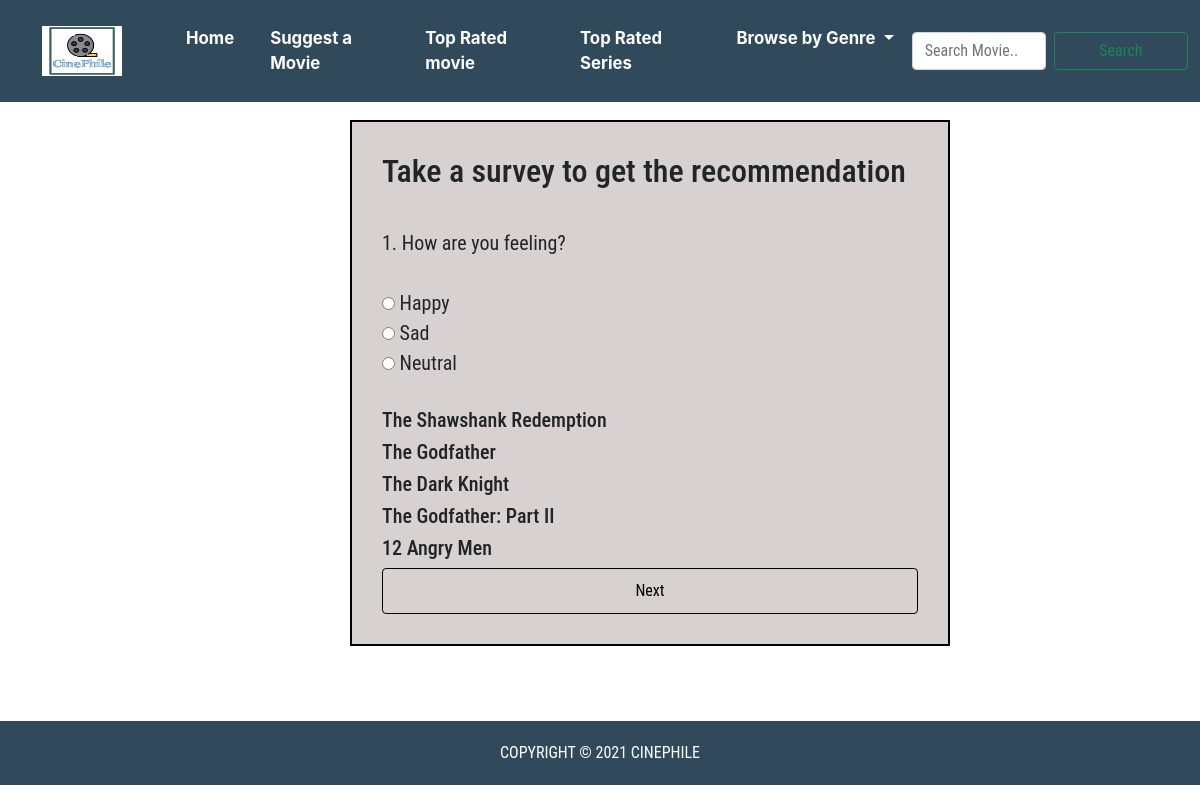
The page /questions/ on the database as committed earlier.
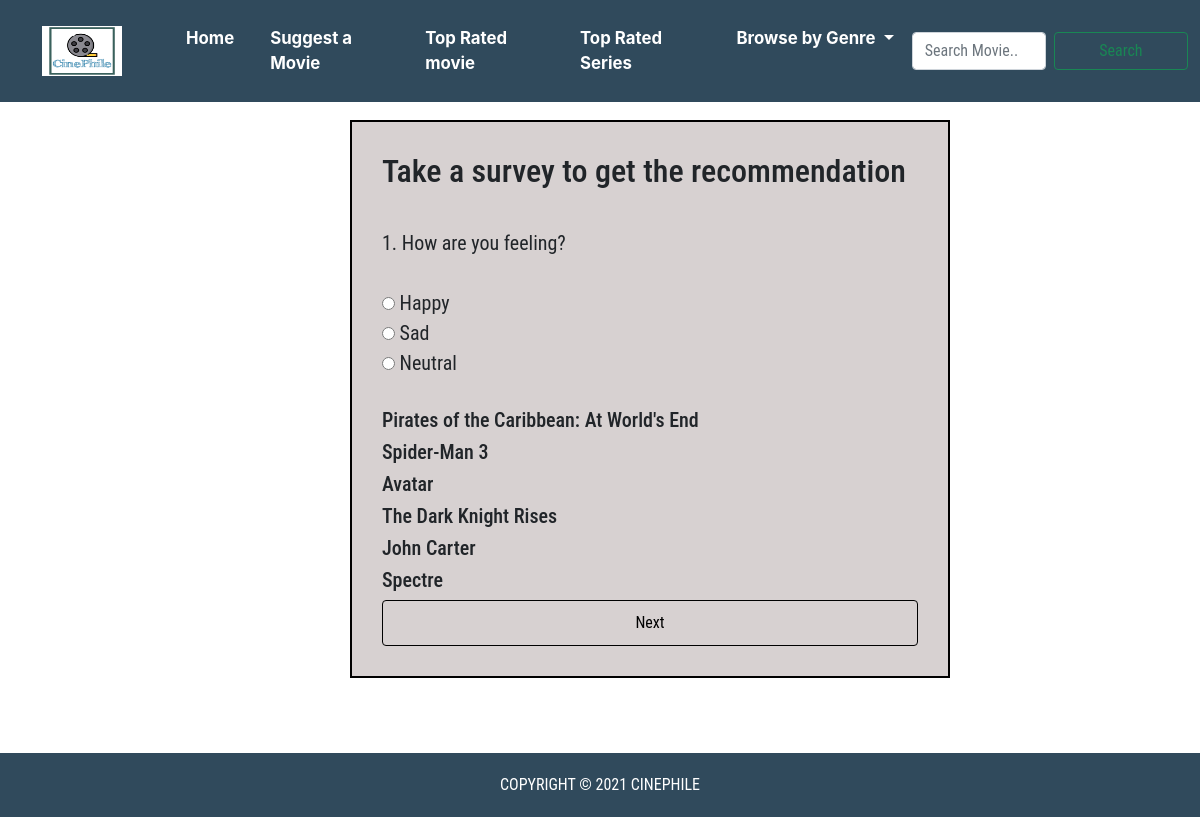
The same page on the database as committed later.
### movies/models.py (models this page shows, shortened)
class Movie(models.Model):
    title = models.CharField(max_length=200)
    releasedDate = models.CharField(max_length=200)
    duration = models.CharField(max_length=200)
    genre = models.CharField(max_length=100,null=True)
    rating = models.FloatField(
                default=1,
                validators=[MaxValueValidator(10), MinValueValidator(1)]
    )
    description = models.TextField()
    org_language = models.CharField(max_length=200,null=True)
    director = models.CharField(max_length=50,null=True)
    cast = models.CharField(max_length=100,null=True)
    tags = models.CharField(max_length=1000,null=True)
    trailer = models.URLField(null=True)

### questions/views.py (the view)
# urls.py: path('',views.index, name='index'),
def index(request):
    movies = Movie.objects.all()
    context = {'movies':movies}
    return render(request,'questions/index.html',context)

### questions/templates/questions/index.html
{% extends 'movies/base.html' %}
{% load static%}
{% block content%}
<link rel="stylesheet" type="text/css" href="{% static 'questions/css/questions.css'%}">
<div id="q1">
    <h2>Take a survey to get the recommendation</h2><br>
<form action="#">
   <label for="q1">1. How are you feeling?</label><br><br>
   <input type="radio" name="feeling" id="happy" required> Happy <br>
   <input type="radio" name="feeling" id="sad"> Sad        <br>
   <input type="radio" name="feeling" id="neutral"> Neutral <br><br>
    {% for movie in movies %}
		<h5 class="card-title">{{movie.title}}</h5>
    {% endfor %}
   <button type="submit" class="btn btn-primary" type="button">Next</button>
</form>
</div>
{% endblock %}

### movies/templates/movies/base.html (shortened to what this page needs)
<!DOCTYPE html>
<html lang="en">
    {% load static%}
<head>
    <link href="https://cdn.jsdelivr.net/npm/bootstrap@5.0.2/dist/css/bootstrap.min.css" rel="stylesheet">
	<link rel="stylesheet" href="https://cdnjs.cloudflare.com/ajax/libs/slick-carousel/1.8.1/slick-theme.min.css" />
    <link rel="stylesheet" href="https://cdnjs.cloudflare.com/ajax/libs/slick-carousel/1.8.1/slick.min.css" />
  <link rel="stylesheet" href="https://pro.fontawesome.com/releases/v5.10.0/css/all.css"/>
	<link rel="stylesheet" type="text/css" href="{% static 'movies/css/style.css'%}">
</head>
<body>
        <header>
            <nav id="navbar_top"s class="navbar fixed-top navbar-expand-lg navbar-light">
              <div class="container-fluid">
                <a class="navbar-brand" href="{% url 'movies:index'%}"><img src="{% static 'movies/img/homepage images/logo.png'%}" alt="logo"></a>
                <div class="collapse navbar-collapse" id="navbarSupportedContent">
                  <ul class="navbar-nav me-auto mb-2 mb-lg-0">
                    <li class="nav-item">
                      <a class="nav-link" aria-current="page" href="{% url 'movies:index'%}">Home</a>
                    </li>
                    <li class="nav-item">
                      <a class="nav-link" aria-current="page" href="{% url 'questions:index'%}">Suggest a Movie</a>
                    </li>
                    <li class="nav-item">
                      <a class="nav-link" href="#popularmovies">Top Rated movie</a>
                    </li>
                    <li class="nav-item">
                      <a class="nav-link" href="#topratedseries">Top Rated Series</a>
                    </li>
                    <li class="nav-item dropdown">
                      <a class="nav-link dropdown-toggle" href="#" id="navbarDropdown" role="button" data-bs-toggle="dropdown" aria-expanded="false">
                        Browse by Genre
                      </a>
                    </li>
                  </ul>
                   <form class="d-flex" action="{% url 'searchData:index'%}">
                    <input class="form-control me-2 search" type="search" placeholder="Search Movie..." aria-label="Search">
                    <button class="btn btn-outline-success" type="submit">Search</button>
                  </form>
                </div>
              </div>
            </nav>
          </header>
	{% block content %}
    {% endblock%}
	<div id="footer-wrapper">
		<footer>
			COPYRIGHT © 2021 CINEPHILE
		</footer>
	</div>
</body>
</html>

### movies/static/movies/css/style.css (style rules this page uses)
body { margin:0; font-family: "Roboto Condensed", Arial, sans-serif; }
nav { margin: 0; }
.navbar { background-color: #304a5c; }
.navbar-brand img { margin-left:30px; width:80px; height:50px; }
.navbar-light .navbar-nav .nav-link { font-size:larger; color: white; font-family:-apple-system,BlinkMacSystemFont,"Segoe UI",Roboto,"Helvetica Neue",Arial,"Noto Sans",sans-serif,"Apple Color Emoji","Segoe UI Emoji","Segoe UI Symbol","Noto Color Emoji"; }
.navbar-nav { margin-left: 30px; }
.nav-item { padding-left: 10px; font-family: "Roboto Condensed", Arial, sans-serif; font-size: 14px; font-weight: bold; padding:10px; }
.btn-primary { background-color: transparent; color: black; border: 1px solid black; padding: 10px; width: 100%; }
footer { text-align: center; background-color:#304a5c; padding: 20px; color:white; }

### questions/static/questions/css/questions.css (style rules this page uses)
body { margin-top: 80px; }
#q1 { border: 2px solid black; width: 50%; margin-left:350px; margin-top:120px; margin-bottom:75px; padding: 30px; font-size: 20px; background-color: rgb(215, 209, 209); }
button { width: 100%; }
a { text-decoration: none; }

Rows that differ between the two databases and show on the page:
removed Movie: title "The Shawshank Redemption"
removed Movie: title "The Godfather"
removed Movie: title "The Dark Knight"
removed Movie: title "The Godfather: Part II"
removed Movie: title "12 Angry Men"
added Movie: title "Pirates of the Caribbean: At World's End"
added Movie: title "Spider-Man 3"
added Movie: title "Avatar"
added Movie: title "The Dark Knight Rises"
added Movie: title "John Carter"
added Movie: title "Spectre"
